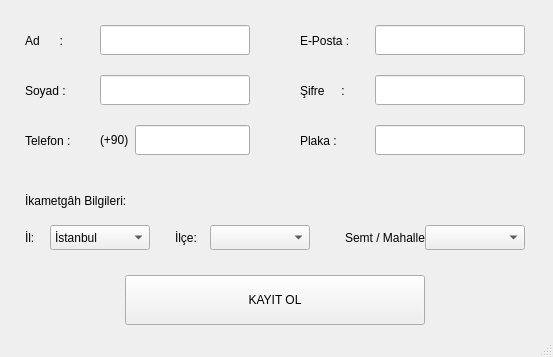
<?xml version="1.0" encoding="UTF-8"?>
<ui version="4.0">
 <class>MainWindow</class>
 <widget class="QMainWindow" name="MainWindow">
  <property name="geometry">
   <rect>
    <x>0</x>
    <y>0</y>
    <width>553</width>
    <height>357</height>
   </rect>
  </property>
  <property name="windowTitle">
   <string>MainWindow</string>
  </property>
  <widget class="QWidget" name="centralwidget">
   <widget class="QLabel" name="label_name">
    <property name="geometry">
     <rect>
      <x>25</x>
      <y>25</y>
      <width>91</width>
      <height>31</height>
     </rect>
    </property>
    <property name="text">
     <string>Ad      :</string>
    </property>
   </widget>
   <widget class="QLabel" name="label_surname">
    <property name="geometry">
     <rect>
      <x>25</x>
      <y>75</y>
      <width>91</width>
      <height>31</height>
     </rect>
    </property>
    <property name="text">
     <string>Soyad :</string>
    </property>
   </widget>
   <widget class="QLabel" name="label_phone">
    <property name="geometry">
     <rect>
      <x>25</x>
      <y>125</y>
      <width>91</width>
      <height>31</height>
     </rect>
    </property>
    <property name="text">
     <string>Telefon :</string>
    </property>
   </widget>
   <widget class="QLabel" name="label_password">
    <property name="geometry">
     <rect>
      <x>300</x>
      <y>75</y>
      <width>91</width>
      <height>31</height>
     </rect>
    </property>
    <property name="text">
     <string>Şifre     :</string>
    </property>
   </widget>
   <widget class="QLabel" name="label_email">
    <property name="geometry">
     <rect>
      <x>300</x>
      <y>25</y>
      <width>91</width>
      <height>31</height>
     </rect>
    </property>
    <property name="text">
     <string>E-Posta :</string>
    </property>
   </widget>
   <widget class="QLabel" name="label_license_plate">
    <property name="geometry">
     <rect>
      <x>300</x>
      <y>125</y>
      <width>91</width>
      <height>31</height>
     </rect>
    </property>
    <property name="text">
     <string>Plaka :</string>
    </property>
   </widget>
   <widget class="QLabel" name="label_7">
    <property name="geometry">
     <rect>
      <x>25</x>
      <y>185</y>
      <width>101</width>
      <height>31</height>
     </rect>
    </property>
    <property name="text">
     <string>İkametgâh Bilgileri:</string>
    </property>
   </widget>
   <widget class="QLabel" name="label_city">
    <property name="geometry">
     <rect>
      <x>25</x>
      <y>225</y>
      <width>50</width>
      <height>25</height>
     </rect>
    </property>
    <property name="text">
     <string>İl:</string>
    </property>
   </widget>
   <widget class="QLabel" name="label_district">
    <property name="geometry">
     <rect>
      <x>175</x>
      <y>225</y>
      <width>50</width>
      <height>25</height>
     </rect>
    </property>
    <property name="text">
     <string>İlçe:</string>
    </property>
   </widget>
   <widget class="QLineEdit" name="line_name">
    <property name="geometry">
     <rect>
      <x>100</x>
      <y>25</y>
      <width>150</width>
      <height>30</height>
     </rect>
    </property>
    <property name="inputMask">
     <string/>
    </property>
    <property name="text">
     <string/>
    </property>
    <property name="maxLength">
     <number>45</number>
    </property>
   </widget>
   <widget class="QLineEdit" name="line_surname">
    <property name="geometry">
     <rect>
      <x>100</x>
      <y>75</y>
      <width>150</width>
      <height>30</height>
     </rect>
    </property>
    <property name="maxLength">
     <number>45</number>
    </property>
   </widget>
   <widget class="QLineEdit" name="line_phone">
    <property name="geometry">
     <rect>
      <x>135</x>
      <y>125</y>
      <width>115</width>
      <height>30</height>
     </rect>
    </property>
    <property name="maxLength">
     <number>10</number>
    </property>
   </widget>
   <widget class="QLineEdit" name="line_email">
    <property name="geometry">
     <rect>
      <x>375</x>
      <y>25</y>
      <width>150</width>
      <height>30</height>
     </rect>
    </property>
    <property name="maxLength">
     <number>45</number>
    </property>
   </widget>
   <widget class="QLineEdit" name="line_password">
    <property name="geometry">
     <rect>
      <x>375</x>
      <y>75</y>
      <width>150</width>
      <height>30</height>
     </rect>
    </property>
    <property name="maxLength">
     <number>20</number>
    </property>
   </widget>
   <widget class="QLineEdit" name="line_license_plate">
    <property name="geometry">
     <rect>
      <x>375</x>
      <y>125</y>
      <width>150</width>
      <height>30</height>
     </rect>
    </property>
    <property name="maxLength">
     <number>8</number>
    </property>
   </widget>
   <widget class="QComboBox" name="comboBox_city">
    <property name="enabled">
     <bool>true</bool>
    </property>
    <property name="geometry">
     <rect>
      <x>50</x>
      <y>225</y>
      <width>100</width>
      <height>25</height>
     </rect>
    </property>
    <property name="cursor">
     <cursorShape>PointingHandCursor</cursorShape>
    </property>
    <property name="toolTip">
     <string>&lt;html&gt;&lt;head/&gt;&lt;body&gt;&lt;p&gt;&lt;br/&gt;&lt;/p&gt;&lt;/body&gt;&lt;/html&gt;</string>
    </property>
    <item>
     <property name="text">
      <string>İstanbul</string>
     </property>
    </item>
    <item>
     <property name="text">
      <string>Ankara</string>
     </property>
    </item>
    <item>
     <property name="text">
      <string>İzmir</string>
     </property>
    </item>
   </widget>
   <widget class="QComboBox" name="comboBox_district">
    <property name="geometry">
     <rect>
      <x>210</x>
      <y>225</y>
      <width>100</width>
      <height>25</height>
     </rect>
    </property>
   </widget>
   <widget class="QLabel" name="label_region">
    <property name="geometry">
     <rect>
      <x>345</x>
      <y>225</y>
      <width>80</width>
      <height>25</height>
     </rect>
    </property>
    <property name="text">
     <string>Semt / Mahalle:</string>
    </property>
   </widget>
   <widget class="QComboBox" name="comboBox_region">
    <property name="geometry">
     <rect>
      <x>425</x>
      <y>225</y>
      <width>100</width>
      <height>25</height>
     </rect>
    </property>
   </widget>
   <widget class="QPushButton" name="btn_register">
    <property name="geometry">
     <rect>
      <x>125</x>
      <y>275</y>
      <width>300</width>
      <height>50</height>
     </rect>
    </property>
    <property name="text">
     <string>KAYIT OL</string>
    </property>
   </widget>
   <widget class="QLabel" name="label">
    <property name="geometry">
     <rect>
      <x>100</x>
      <y>125</y>
      <width>30</width>
      <height>30</height>
     </rect>
    </property>
    <property name="text">
     <string>(+90)</string>
    </property>
   </widget>
  </widget>
  <widget class="QStatusBar" name="statusbar"/>
 </widget>
 <resources/>
 <connections/>
</ui>
